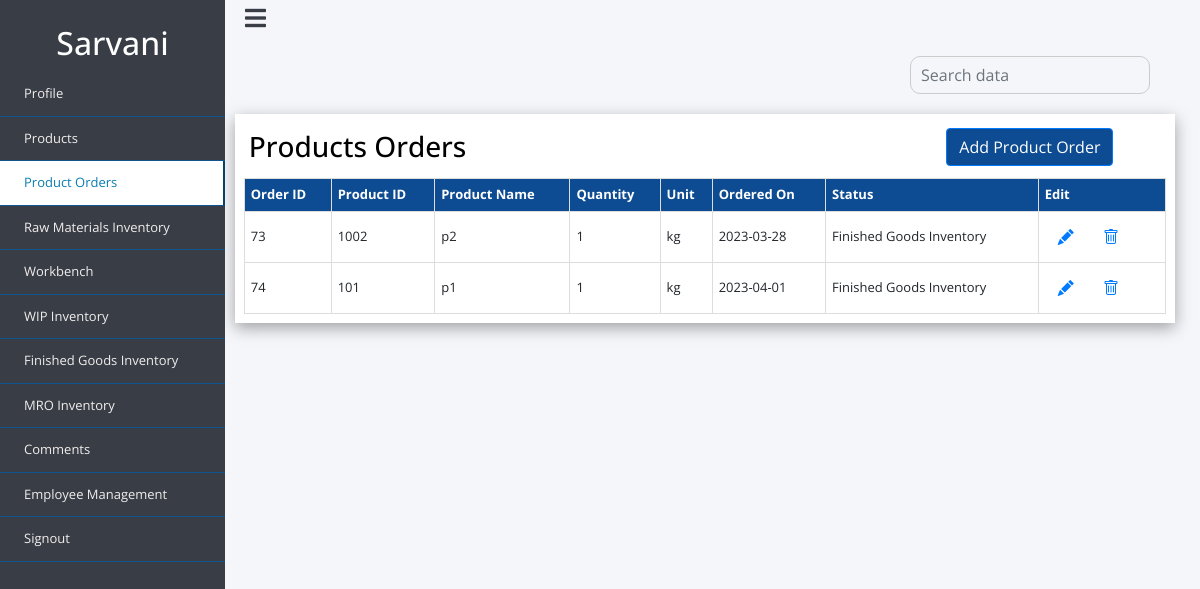
/admin_files/admin_porders.php (signed in), run on an earlier commit of the app's database.
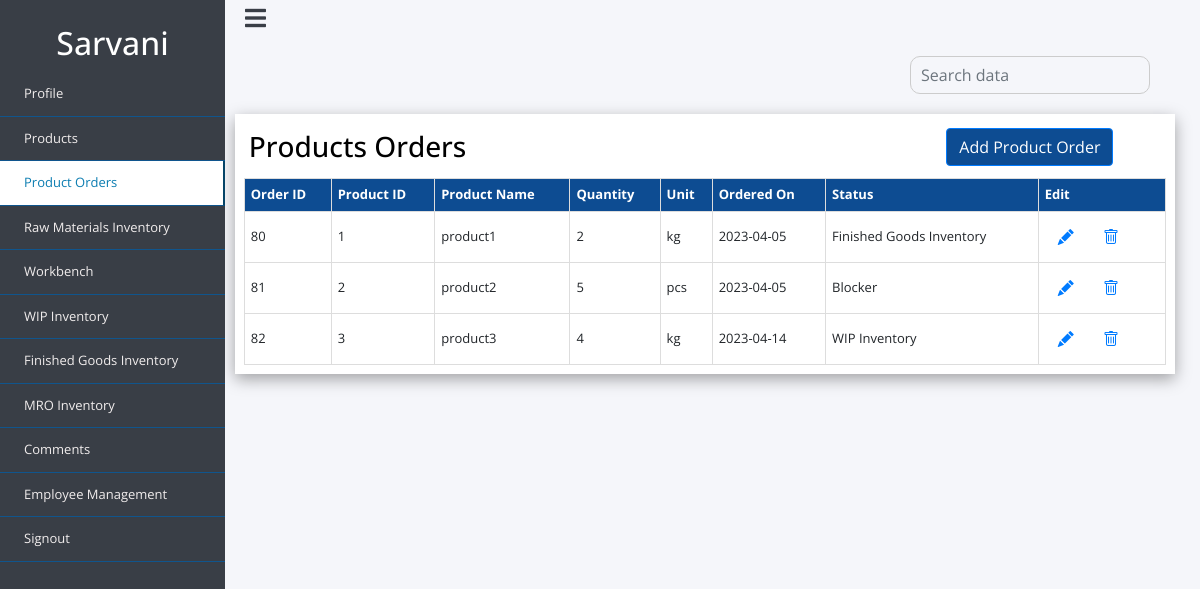
And on a later commit of the database.
### tables this page shows
CREATE TABLE `porders` (
  `order_id` int(11) NOT NULL,
  `quantity` int(10) NOT NULL,
  `unit` varchar(10) NOT NULL,
  `status` varchar(50) NOT NULL,
  `ordered_date` date DEFAULT NULL,
  `product_id` int(11) NOT NULL,
  `product_name` varchar(50) NOT NULL
);

### admin_files/admin_porders.php (the view, shortened to what this page needs)
<?php
include 'dbconnect.php';
?>
<!doctype html>
<html lang="en">
  <head>
    <link rel="stylesheet" href="https://stackpath.bootstrapcdn.com/bootstrap/4.4.1/css/bootstrap.min.css">
    <link rel="stylesheet" href="style2.css">
    <link rel="stylesheet" href="https://cdn.jsdelivr.net/npm/bootstrap-icons@1.7.2/font/bootstrap-icons.css">
     <link rel="stylesheet" href="https://use.fontawesome.com/releases/v5.8.1/css/all.css">
  </head>
  <body>
<div class="wrapper">
        <div class="section">
            <div class="top_navbar">
                <div class="hamburger">
                    <a href="#">
                        <i class="fas fa-bars"></i>
                    </a>
                </div>
            </div>
        </div>
        <div class="sidebar">
            <div class="profile">
                <h2><?php echo $_SESSION['username']?></h2>
            </div>
            <ul>
                <li>
                    <a href="admin_profile.php">
                        <span class="item">Profile</span>
                    </a>
                </li>
                <li>
                    <a href="admin_products.php">
                        <span class="item">Products</span>
                    </a>
                </li>
                <li>
                    <a href="admin_porders.php" class="active">
                        <span class="item">Product Orders</span>
                    </a>
                </li>
                <li>
                    <a href="admin_rawmaterials.php">
                        <span class="item">Raw Materials Inventory</span>
                    </a>
                </li>
                <li>
                    <a href="admin_workbench.php">
                        <span class="item">Workbench</span>
                    </a>
                </li>
                <li>
                    <a href="admin_wip.php">
                        <span class="item">WIP Inventory</span>
                    </a>
                </li>
                <li>
                    <a href="admin_finishedg.php">
                        <span class="item">Finished Goods Inventory</span>
                    </a>
                </li>
                <li>
                    <a href="admin_mro.php">
                        <span class="item">MRO Inventory</span>
                    </a>
                </li>
                 <li>
                 <a href="comments.php">
                        <span class="item">Comments</span>
                    </a>
                </li>
                <li>
                    <a href="admin_empmanage.php">
                        <span class="item">Employee Management</span>
                    </a>
                </li>
                <li>
                        <a href="logout.php"><span class="item">Signout</span></a>
                </li>
  </ul>
        </div>
   </div>
<div class="content">
     <form action="" method="POST">
                                    <div class="input-group">
                                        <input type="text" name="search" id="search" class="form-control" placeholder="Search data" >
                                    </div>
                                </form>
<div class="box">
<table class="user-info">
  <tr class="heading">
 <td> <h3><u>Products Orders</u></h3></td>
 <td><button type="button" class="btn btn-primary"> <a class="but" href="add_porders.php">Add Product Order</a></button></td>
  	</tr>
  <table class="products">
  <thead>
  <tr>
    <th>Order ID</th>
    <th>Product ID</th>
    <th>Product Name</th>
    <th>Quantity</th>
    <th>Unit</th>
    <th>Ordered On</th>
    <th>Status</th>
    <th>Edit</th>
  </tr>
</thead>
<tbody id="employee_table">
  <?php
  $sql = "SELECT * FROM `porders`";
  $result = mysqli_query($conn, $sql);
    if ($result) {
      while($row = mysqli_fetch_assoc($result)) {
       $product_id=$row['product_id'];
          echo '<tr>
             <td>'.$row["order_id"].'</td>
              <td>'.$row["product_id"].'</td>
              <td>'.$row["product_name"].'</td>
              <td>'.$row["quantity"].'</td>
               <td>'.$row["unit"].'</td>
               <td>'.$row["ordered_date"].'</td>
               <td>'.$row["status"].'</td>
              <td> <button type="button" class="btn btn-link"> <a href="edit_porders.php?editid='.$product_id.'">  <span class="bi bi-pencil-fill"></span></a></button>
               <button type="button" class="btn btn-link"><a href="delete_porders.php?deleteid='.$product_id.'"> <span class="bi bi-trash"></span></button>
</td>
             </tr>';
  }
}
?>
</tbody>
</table>
</div>
</div>
</body>
</html>

What changed in the data, as far as the page shows it:
removed porders: order_id "73", product "1002", product_name "p2", quantity "1", unit "kg", ordered_date "2023-03-28", status "Finished Goods Inventory"
removed porders: order_id "74", product "101", product_name "p1", quantity "1", unit "kg", ordered_date "2023-04-01", status "Finished Goods Inventory"
added porders: order_id "80", product "1", product_name "product1", quantity "2", unit "kg", ordered_date "2023-04-05", status "Finished Goods Inventory"
added porders: order_id "81", product "2", product_name "product2", quantity "5", unit "pcs", ordered_date "2023-04-05", status "Blocker"
added porders: order_id "82", product "3", product_name "product3", quantity "4", unit "kg", ordered_date "2023-04-14", status "WIP Inventory"
